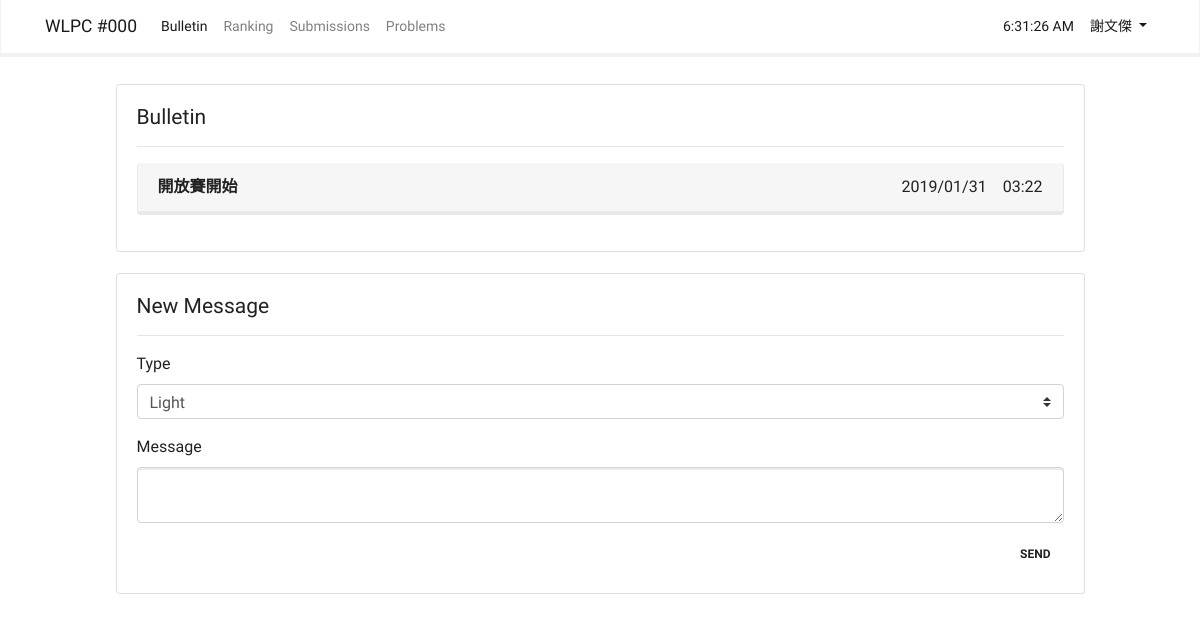
Before: /bulletin (signed in) with the older database file.
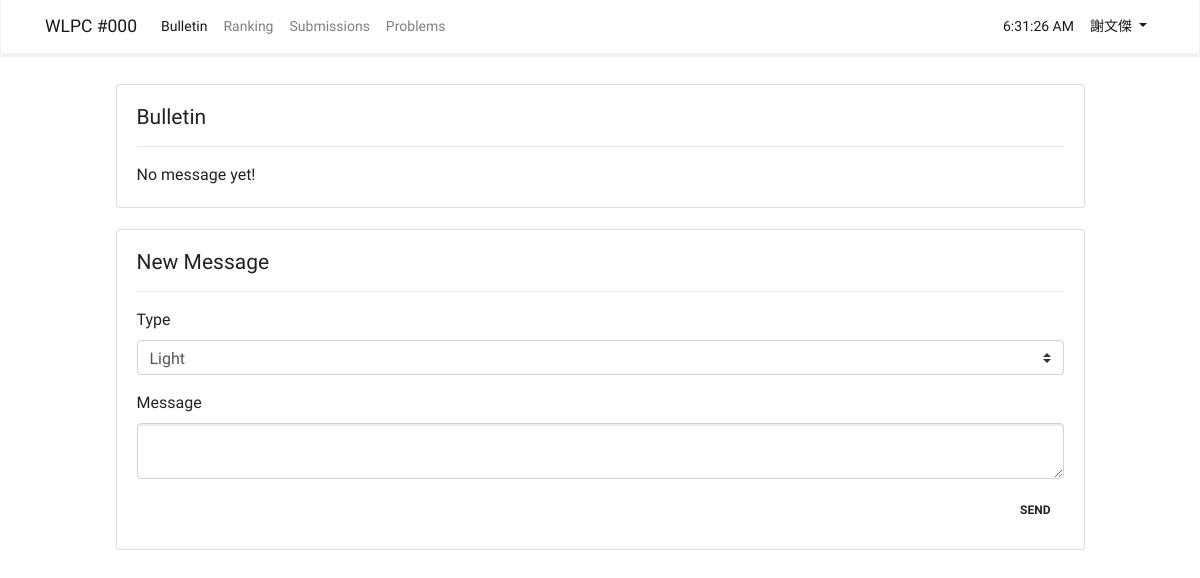
After: the same page with the newer database file.
### app/models.py (models this page shows, shortened)
class User(UserMixin, db.Model):
    __tablename__ = 'users'
    id = db.Column(db.Integer, primary_key = True)
    email = db.Column(db.String(64), unique = True, index = True)
    username = db.Column(db.String(64), index = True)
    password_hash = db.Column(db.String(128))
    status = db.Column(db.String)
    score = db.Column(db.Integer)
    @property
    def password(self):
        raise AttributeError('password is not a readable attribute')

class Message(db.Model):
    __tablename__ = 'messages'
    id = db.Column(db.Integer, primary_key = True)
    content = db.Column(db.Text(200))
    content_html = db.Column(db.Text)
    t = db.Column(db.String(20))
    create_time = db.Column(db.DateTime)

### app/main/views.py (the view)
@main.route('/bulletin', methods = ['GET', 'POST'])
def bulletin():
    form = MessgeForm()
    if form.validate_on_submit():
        message = Message(t = form.t.data, content = form.content.data, create_time = datetime.utcnow())
        db.session.add(message)
        db.session.commit()
        return redirect(url_for('main.bulletin'))
    messages = Message.query.order_by(Message.create_time.desc()).all()
    return render_template('bulletin.html', current_time = datetime.utcnow(), form = form, messages = messages)

### app/main/forms.py (shortened to what this page needs)
class MessgeForm(FlaskForm):
    t = SelectField('Type', choices=[('light', 'Light'), ('primary', 'Primary'), ('success', 'Success'), ('warning', 'Warning'), ('danger', 'Danger')])
    content = TextAreaField('Message', validators=[DataRequired()])
    submit = SubmitField('Send')

### app/models.py (called while the page is built)
@login_manager.user_loader
def load_user(user_id):
    return User.query.get(int(user_id))

### app/templates/bulletin.html (shortened to what this page needs)
{% import "bootstrap/wtf.html" as wtf %}
{% extends "base.html" %}
{% block page_content %}
<div class="container" style="width: 90%">
    <div class="card">
        <div class="card-body">
            <h4 class="card-title">Bulletin</h4>
            <hr>
            {% for message in messages %}
            <div class="alert alert-{{ message.t }}">
                <span>{{ message.content_html | safe }}</span>
                <span class="float-right">{{ moment(message.create_time).format("YYYY/MM/DD　hh:mm") }}</span>
            </div>
            {% endfor %}
            {{ 'No message yet!' if messages|length == 0 }}
        </div>
    </div><br>
    {% if current_user.is_authenticated and current_user.id == 1 %}
    <div class="card">
        <div class="card-body">
            <h4 class="card-title">New Message</h4>
            <hr>
            <form method="POST">
                <div class="form-group">
                    {{ form.t.label }}{{ form.t(class = 'custom-select') }}
                </div>
                <div class="form-group">
                    {{ form.content.label }}{{ form.content(class = 'form-control') }}
                </div>
                {{ form.submit(class = 'btn float-right') }}
            </form>
        </div>
    </div><br>
    {% endif %}
</div>
{% endblock %}

### app/templates/base.html (shortened to what this page needs)
{% extends "bootstrap/base.html" %}
{% block styles %}
<link rel="stylesheet" href="{{ url_for('static', filename='bootstrap.css') }}">
{% endblock %}
{% block navbar %}
<nav class="navbar navbar-expand-lg navbar-light bg-light fixed-top">
    <div class="container">
        <a class="navbar-brand" href="/">{{ config['CONTEST'] }}</a>
        <div class="collapse navbar-collapse" id="navbarColor03">
            <ul class="navbar-nav mr-auto">
                <li class="nav-item {{ 'active' if request.path.startswith('/bulletin') }}">
                    <a class="nav-link" href="{{ url_for('main.bulletin') }}">Bulletin<span class="sr-only">(current)</span></a>
                </li>
                <li class="nav-item {{ 'active' if request.path.startswith('/ranking') }}">
                    <a class="nav-link" href="{{ url_for('main.ranking') }}">Ranking</a>
                </li>
                <li class="nav-item {{ 'active' if request.path.startswith('/submissions') }}">
                    <a class="nav-link" href="{{ url_for('submission.list') }}">Submissions</a>
                </li>
                <li class="nav-item">
                    <a class="nav-link" href="#">Problems</a>
                </li>
            </ul>
            <ul class="navbar-nav my-lg-0">
                <li class="nav-item active">
                    <a class="nav-link" id="time">{{ moment(current_time).format('LTS') }}</a>
                </li>
                <li class="nav-item dropdown active">
                    {% if current_user.is_authenticated %}
                    <a class="nav-link dropdown-toggle" data-toggle="dropdown" href="#" id="themes">{{
                        current_user.username }} </a>
                    {% endif %}
                </li>
            </ul>
        </div>
    </div>
</nav>
{% endblock %}
{% block content %}
<br>
<br>
<br>
<br>
<div class="container">
    {% block page_content %}{% endblock %}
</div>
{% endblock %}

Changed rows visible on the page:
removed Message: content_html "開放賽開始", create_time "2019/01/31 03:22"
Other visible differences:
{{ 'No message yet!' if messages|length == 0 }}: (not shown) → "No message yet!"
